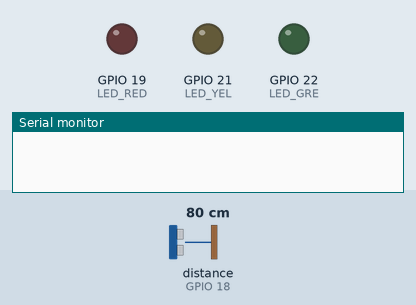
Bench run of a sketch on a simulated ESP32. On the bench: output pins drawn as LEDs (lit = HIGH), the last lines printed to the serial monitor. Wiring (from diagram.json): ultrasonic range finder: trigger GPIO 5; echo GPIO 18. The inputs (shaded band) are chosen by the test bench; at power-on: distance to the obstacle (sensor on GPIO 18) 80 cm. The echo pulse lasts 58.3 µs per cm; WiFi joins after 1.5 s; servers stay silent unless stated; pins used as bus, display or sensor lines are not drawn.

Above: at 3.0 s.
3.1 s: distance to the obstacle (sensor on GPIO 18) set to 19 cm
6.3 s: distance to the obstacle (sensor on GPIO 18) set to 15 cm
At 8.1 s:
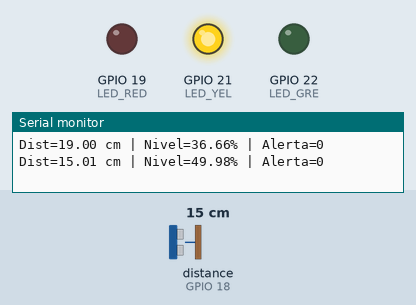
9.3 s: distance to the obstacle (sensor on GPIO 18) set to 7 cm
12.0 s: distance to the obstacle (sensor on GPIO 18) set to 4 cm
At 15.0 s:
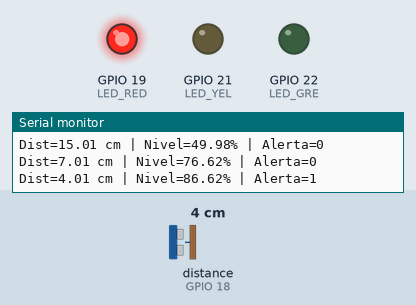
15.3 s: distance to the obstacle (sensor on GPIO 18) set to 9 cm
At 17.3 s:
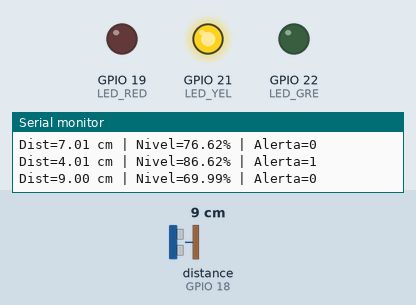
18.3 s: distance to the obstacle (sensor on GPIO 18) set to 2 cm
At 20.8 s:
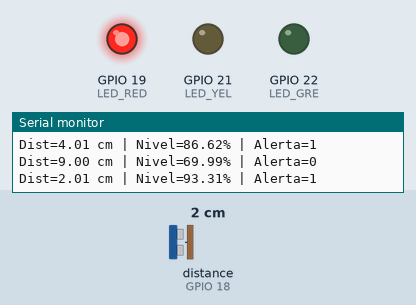
Timing chart, 0 to 22.3 s (numbered marks = the images above; inputs shaded):
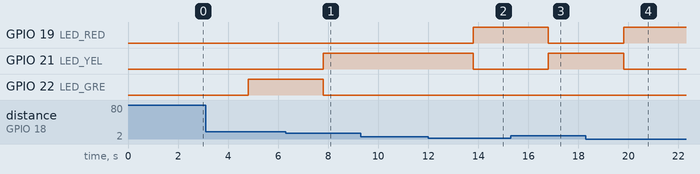

The sketch:

sketch.ino
```cpp
/*******************************************************
 * Lixeira IoT -> Blynk Cloud (Web Dashboard + App)
 * ESP32 + HC-SR04 + 3 LEDs físicos
 * Virtuais:
 *   V1 = LED Verde (dashboard)
 *   V2 = LED Amarelo (dashboard)
 *   V3 = LED Vermelho (dashboard)
 *   V4 = Distância (cm)    [Label/Value Display] (opcional)
 *   V5 = Nível (%)         [Gauge/Chart]
 *   V6 = Alerta (0/1)      [LED/Label]

 *******************************************************/

#define BLYNK_TEMPLATE_ID "TMPL2uExoG7ff"
#define BLYNK_TEMPLATE_NAME "Lixeira IoT"
#define BLYNK_AUTH_TOKEN "-qBxcSXa4hloTsDCzFBxs4qoStgWvreh"
#define BLYNK_PRINT Serial
#include <WiFi.h>
#include <BlynkSimpleEsp32.h>

// ===== Wi-Fi (Wokwi/real) =====
const char* WIFI_SSID = "Wokwi-GUEST";
const char* WIFI_PASS = "";

// ===== Pinos FÍSICOS =====
#define PIN_TRIG 5
#define PIN_ECHO 18
#define LED_RED  19
#define LED_YEL  21
#define LED_GRE  22

// ===== Config =====
const float ALTURA_TOTAL_CM = 30.0;   // altura interna da lixeira
const uint32_t SAMPLE_MS = 3000;      // período de envio (ms)
const float ALERTA_PERCENT = 80.0;    // limiar alerta

// ===== GPS (simulado) =====
const float GPS_LAT = -22.254;
const float GPS_LON = -45.703;

BlynkTimer timer;

// -------- Leitura do HC-SR04 (cm) --------
float readDistanceCM() {
  digitalWrite(PIN_TRIG, LOW);
  delayMicroseconds(2);
  digitalWrite(PIN_TRIG, HIGH);
  delayMicroseconds(10);
  digitalWrite(PIN_TRIG, LOW);
  long dur = pulseIn(PIN_ECHO, HIGH, 30000UL); // timeout 30ms (~5m)
  if (dur == 0) return ALTURA_TOTAL_CM;        // sem eco => vazio
  return dur * 0.0343f / 2.0f;                 // cm
}

// -------- LEDs físicos --------
void setLedsFisicos(float nivel) {
  bool red = (nivel >= ALERTA_PERCENT);
  bool yel = (nivel >= 40.0 && nivel < ALERTA_PERCENT);
  bool gre = (nivel < 40.0);
  digitalWrite(LED_RED, red);
  digitalWrite(LED_YEL, yel);
  digitalWrite(LED_GRE, gre);
}

// -------- Envio p/ Blynk + lógica dos LEDs virtuais --------
void sendToBlynk() {
  float dist = readDistanceCM();
  float nivel = (ALTURA_TOTAL_CM - dist) / ALTURA_TOTAL_CM * 100.0f;
  if (nivel < 0)   nivel = 0;
  if (nivel > 100) nivel = 100;

  int alerta = (nivel >= ALERTA_PERCENT) ? 1 : 0;

  // LEDs físicos
  setLedsFisicos(nivel);

  // Widgets do dashboard
  Blynk.virtualWrite(V5, nivel);     // Gauge
  Blynk.virtualWrite(V6, alerta);    // LED/Label de alerta
  Blynk.virtualWrite(V4, dist);      // Distância (opcional)
  Blynk.virtualWrite(V7, GPS_LAT);   // Map
  Blynk.virtualWrite(V8, GPS_LON);   // Map

  // LEDs virtuais (um de cada vez)
  if (nivel < 40.0) {
    Blynk.virtualWrite(V1, 1); // verde ON
    Blynk.virtualWrite(V2, 0);
    Blynk.virtualWrite(V3, 0);
  } else if (nivel < 80.0) {
    Blynk.virtualWrite(V1, 0);
    Blynk.virtualWrite(V2, 1); // amarelo ON
    Blynk.virtualWrite(V3, 0);
  } else {
    Blynk.virtualWrite(V1, 0);
    Blynk.virtualWrite(V2, 0);
    Blynk.virtualWrite(V3, 1); // vermelho ON
  }

  Serial.printf("Dist=%.2f cm | Nivel=%.2f%% | Alerta=%d\n", dist, nivel, alerta);
}

void setup() {
  Serial.begin(115200);

  pinMode(PIN_TRIG, OUTPUT);
  pinMode(PIN_ECHO, INPUT);
  pinMode(LED_RED, OUTPUT);
  pinMode(LED_YEL, OUTPUT);
  pinMode(LED_GRE, OUTPUT);

  WiFi.mode(WIFI_STA);
  // Conecta Wi-Fi + Blynk (forma simples)
  Blynk.begin(BLYNK_AUTH_TOKEN, WIFI_SSID, WIFI_PASS);

  // Envia leituras periodicamente
  timer.setInterval(SAMPLE_MS, sendToBlynk);
}

void loop() {
  Blynk.run();
  timer.run();
}
```

Measured:
- the behaviour switches between 18 and 17 cm on distance to the obstacle (sensor on GPIO 18) (found by bisection; images 0 and 1)
- the behaviour switches between 6 and 5 cm on distance to the obstacle (sensor on GPIO 18) (found by bisection; images 1 and 2)
- after the input at 6.3 s, GPIO 21 (LED_YEL): LOW → HIGH after 1.5 s; GPIO 22 (LED_GRE): HIGH → LOW after 1.5 s
- after the input at 12.0 s, GPIO 19 (LED_RED): LOW → HIGH after 1.8 s; GPIO 21 (LED_YEL): HIGH → LOW after 1.8 s
- after the input at 15.3 s, GPIO 19 (LED_RED): HIGH → LOW after 1.5 s; GPIO 21 (LED_YEL): LOW → HIGH after 1.5 s
- after the input at 18.3 s, GPIO 19 (LED_RED): LOW → HIGH after 1.5 s; GPIO 21 (LED_YEL): HIGH → LOW after 1.5 s
